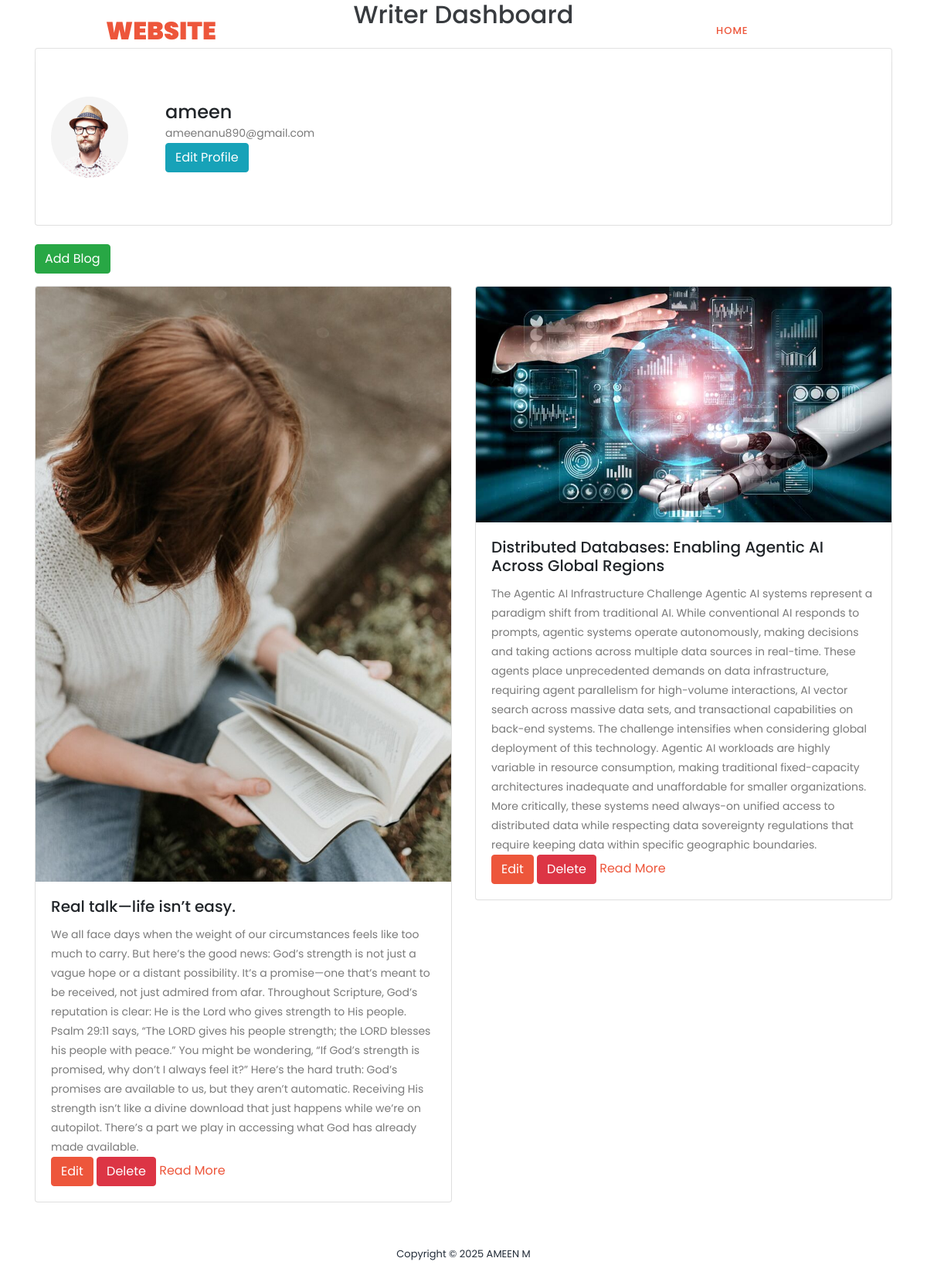
/write (signed in), run on the app's committed database.
### blogapp/models.py (models this page shows, shortened)
class Blog(models.Model):
    title=models.CharField(max_length=200)
    content=models.TextField()
    blog_pic=models.ImageField(upload_to="media",null=True,blank=True)
    added_date=models.DateField(auto_now_add=True)
    user_id=models.ForeignKey(User,on_delete=models.CASCADE)

### blogapp/views.py (the view)
# urls.py: path("write",views.WriterView.as_view(),name="writer"),
class WriterView(View):
    def get(self,request):
        user=request.user
        blog=Blog.objects.filter(user_id=request.user)
        return render(request,"writer.html",{"blog":blog,"user":user})

### blogapp/templates/writer.html
{% extends 'base.html' %}
{% load static %}
{% block main %}
<section class="section" id="writer-dashboard">
    <div class="container">
        <h2 class="text-center mb-4">Writer Dashboard</h2>
        <div class="card mb-4">
            <div class="card-body d-flex align-items-center">
                <img src="{% static 'assets/images/team-image-1-646x680.jpg' %}" alt="Profile" class="rounded-circle me-3" width="100">
                <div class="p-5">
                    <h4 id="writerName">{{user.username}}</h4>
                    <p id="writerEmail">{{user.email}}</p>
                    <a href="{% url 'updateprofile' user.id %}" class="btn btn-info">Edit Profile</a>
                </div>
            </div>
        </div>
        <div class="text-end mb-3">
            <a href="{% url 'create' %}" class="btn btn-success">Add Blog</a>
        </div>
        <div class="row">
            {% for i in blog %}
            <div class="col-md-6 mb-4" id="blogCardTemplate">
                <div class="card">
                    <img src="{{ i.blog_pic.url }}" class="card-img-top" alt="Blog Image">
                    <div class="card-body">
                        <h5 class="card-title">{{i.title}}</h5>
                        <p class="card-text">{{i.content}}</p>
                        <a href="{% url 'updateblog' i.id %}" class="btn btn-primary">Edit</a>
                        <a href="{% url 'delete' i.id %}" class="btn btn-danger">Delete</a>
                        <a href="{% url 'viewblog' i.id %}" class="read-more">Read More</a>
                    </div>
                </div>
            </div>
            {% endfor %}
        </div>
    </div>
</section>
{% endblock %}

### blogapp/static/assets/css/style.css (style rules this page uses)
html, body, div, span, applet, object, iframe, h1, h2, h3, h4, h5, h6, p, blockquote, div pre, a, abbr, acronym, address, big, cite, code, del, dfn, em, font, img, ins, kbd, q, s, samp, small, strike, strong, sub, sup, tt, var, b, u, i, center, dl, dt, dd, ol, ul, li, figure, header, nav, section, article, aside, footer, figcaption { margin: 0; padding: 0; border: 0; outline: 0; }
header, nav, section, article, aside, footer, hgroup { display: block; }
* { box-sizing: border-box; }
html, body { font-family: 'Poppins', sans-serif; font-weight: 400; background-color: #fff; font-size: 16px; -ms-text-size-adjust: 100%; -webkit-font-smoothing: antialiased; -moz-osx-font-smoothing: grayscale; }
a { text-decoration: none !important; }
h1, h2, h3, h4, h5, h6 { margin-top: 0px; margin-bottom: 0px; }
p { font-size: 14px; line-height: 25px; color: #7a7a7a; }
html, body { background: #fff; font-family: 'Poppins', sans-serif; }
.btn-primary { border-color: #ed563b; background-color: #ed563b; }
a { color: #ed563b; }

### data on the page
Blog: blog_pic (picture), title "Real talk—life isn’t easy.", content "We all face days when the weight of our circumstances feels like too much to carry. But here’s the good news: God’s strength is not just a vague hope or a distant possibility. It’s a promise—one that’s meant to be received, not just admired from afar. Throughout Scripture, God’s reputation is clear: He is the Lord who gives strength to His people. Psalm 29:11 says, “The LORD gives his people strength; the LORD blesses his people with peace.” You might be wondering, “If God’s strength is promised, why don’t I always feel it?” Here’s the hard truth: God’s promises are available to us, but they aren’t automatic. Receiving His strength isn’t like a divine download that just happens while we’re…"
Blog: blog_pic (picture), title "Distributed Databases: Enabling Agentic AI Across Global Regions", content "The Agentic AI Infrastructure Challenge Agentic AI systems represent a paradigm shift from traditional AI. While conventional AI responds to prompts, agentic systems operate autonomously, making decisions and taking actions across multiple data sources in real-time. These agents place unprecedented demands on data infrastructure, requiring agent parallelism for high-volume interactions, AI vector search across massive data sets, and transactional capabilities on back-end systems. The challenge intensifies when considering global deployment of this technology. Agentic AI workloads are highly variable in resource consumption, making traditional fixed-capacity architectures inadequate and…"

### other printed values
{{ user.username }} "ameen"
{{ user.email }} "ameenanu890@gmail.com"
